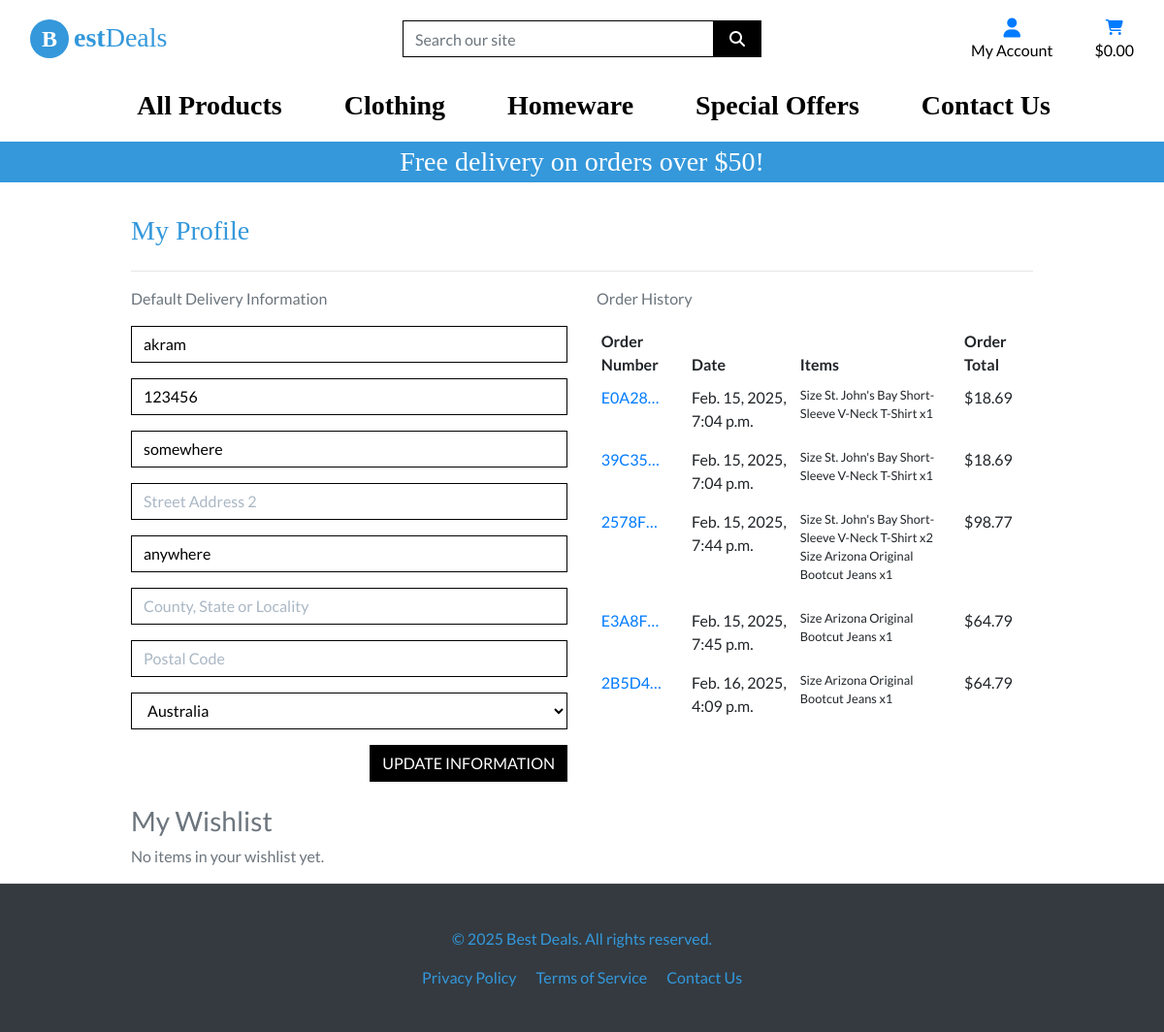
/profile/ (signed in), run on an earlier commit of the app's database.
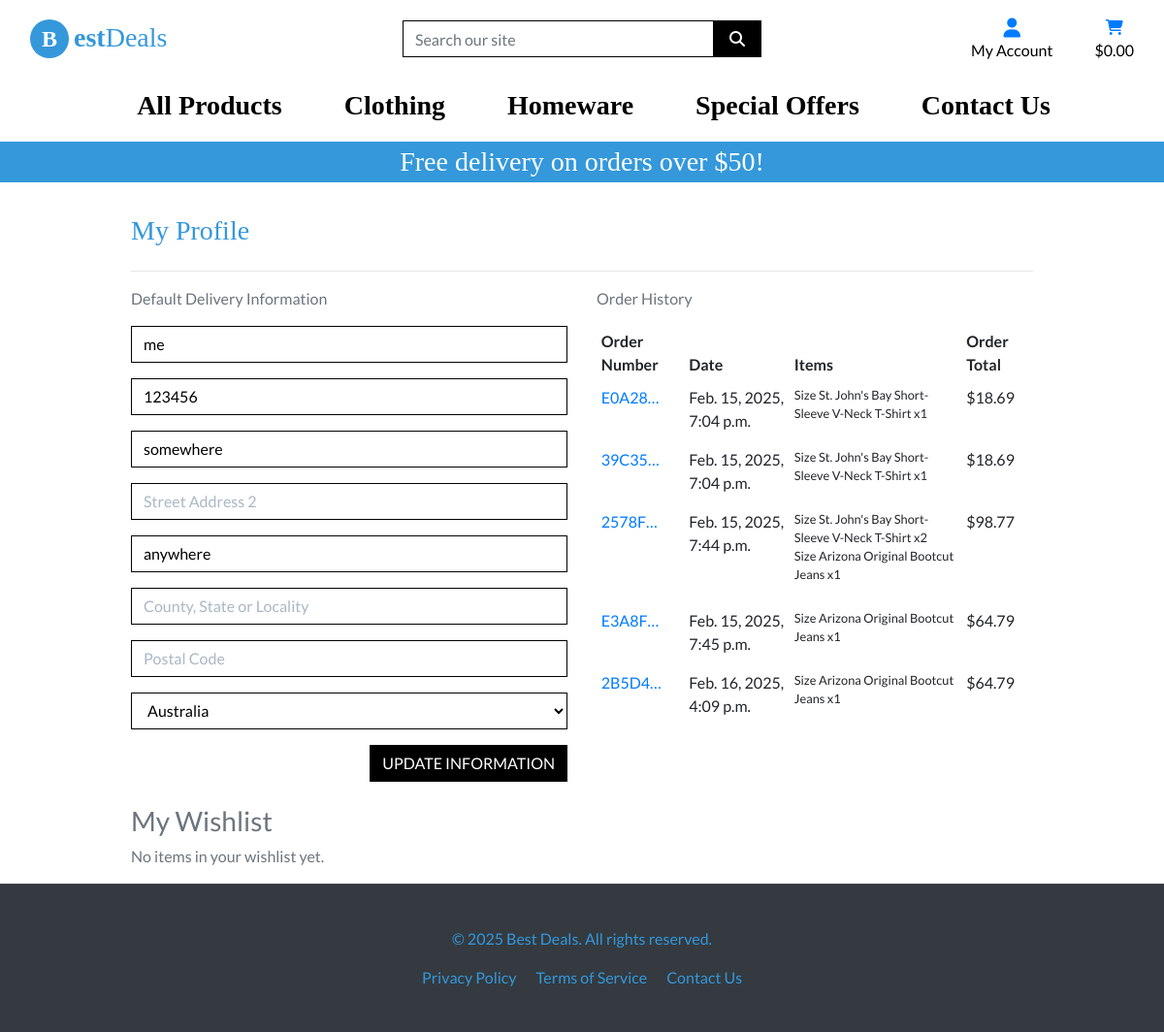
And on a later commit of the database.
### profiles/models.py (models this page shows, shortened)
class UserProfile(models.Model):
    user = models.OneToOneField(User, on_delete=models.CASCADE)
    get_full_name = models.CharField(max_length=20, null=True, blank=True)
    default_phone_number = models.CharField(max_length=20, null=True, blank=True)
    default_street_address1 = models.CharField(max_length=80, null=True, blank=True)
    default_street_address2 = models.CharField(max_length=80, null=True, blank=True)
    default_town_or_city = models.CharField(max_length=40, null=True, blank=True)
    default_county = models.CharField(max_length=80, null=True, blank=True)
    default_postcode = models.CharField(max_length=20, null=True, blank=True)
    default_country = CountryField(blank_label='Country', null=True, blank=True)

### profiles/views.py (the view)
# urls.py: path('profile/', include('profiles.urls')),
@login_required
def profile(request):
    profile = get_object_or_404(UserProfile, user=request.user)
    if request.method == 'POST':
        form = UserProfileForm(request.POST, instance=profile)
        if form.is_valid():
            form.save()
            messages.success(request, 'Profile updated successfully')
        else:
            messages.error(request, 'Update failed. Please ensure the form is valid.')
    else:
        form = UserProfileForm(instance=profile)
    orders = Order.objects.filter(user_profile=profile)
    wishlist_items = Wishlist.objects.filter(user=profile)
    template = 'profiles/profile.html'
    context = {
        'form': form,
        'orders': orders,
        'wishlist': wishlist_items,
        'on_profile_page': True
    }
    return render(request, template, context)

### profiles/forms.py
class UserProfileForm(forms.ModelForm):
    class Meta:
        model = UserProfile
        exclude = ('user',)
    def __init__(self, *args, **kwargs):
        super().__init__(*args, **kwargs)
        placeholders = {
            'get_full_name' : 'Full name',
            'default_phone_number': 'Phone Number',
            'default_postcode': 'Postal Code',
            'default_town_or_city': 'Town or City',
            'default_street_address1': 'Street Address 1',
            'default_street_address2': 'Street Address 2',
            'default_county': 'County, State or Locality',
        }
        self.fields['default_phone_number'].widget.attrs['autofocus'] = True
        for field in self.fields:
            if field != 'default_country':
                if self.fields[field].required:
                    placeholder = f'{placeholders[field]} *'
                else:
                    placeholder = placeholders[field]
                self.fields[field].widget.attrs['placeholder'] = placeholder
            self.fields[field].widget.attrs['class'] = 'border-black rounded-0 profile-form-input'
            self.fields[field].label = False

### profiles/templates/profiles/profile.html (shortened to what the changed rows need)
{% extends "base.html" %}
{% load static %}
{% load bag_tools %}
{% block extra_css %}
    <link rel="stylesheet" href="{% static 'profiles/css/profile.css' %}">
{% endblock %}
{% block content %}
<div class="container">
    <div class="row">
        <div class="col">
            <h2 class="logo-font mb-4 just-ma">My Profile</h2>
        </div>
    </div>
    <div class="row">
        <div class="col-12 col-lg-6">
            <form class="mt-3" action="{% url 'profile' %}" method="POST" id="profile-update-form">
                {{ form|crispy }}
            </form>
        </div>
        <div class="col-12 col-lg-6">
            <div class="order-history table-responsive">
                <table class="table table-sm table-borderless">
                    <thead>
                        <tr>
                            <th>Order Number</th>
                            <th>Date</th>
                            <th>Items</th>
                            <th>Order Total</th>
                        </tr>
                    </thead>
                </table>
            </div>
        </div>
    </div>
</div>
{% endblock %}

What changed in the data, as far as the page shows it:
changed UserProfile "somewhere": get_full_name "akram" → "me"
